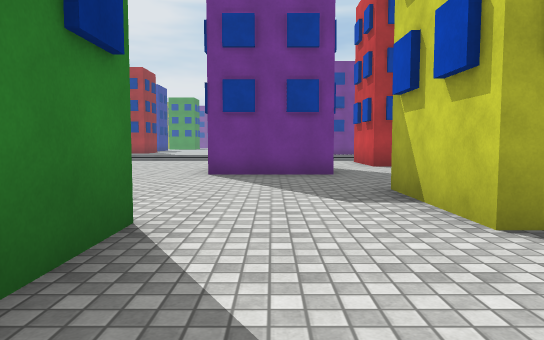
view 1 (above)

24 first-person views from a walk through a scene from a Unity 3-D project. The camera is 1.2 m above the floor, tilts 4° down and sees 70° across. The floor is counted in squares, 1.89 m on a side. Each view is taken from the middle of a square. On the plan, view 1 faces up. The plan holds only what a view shows up to about 11 squares ahead; the rest is blank. The place goes on beyond the plan. The player character is not drawn. Surface patterns are stand-ins for the level's own textures.

view 2
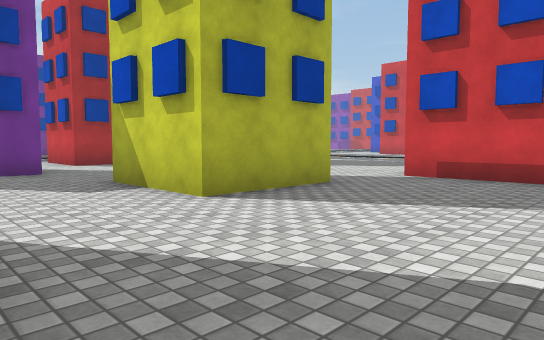

view 3
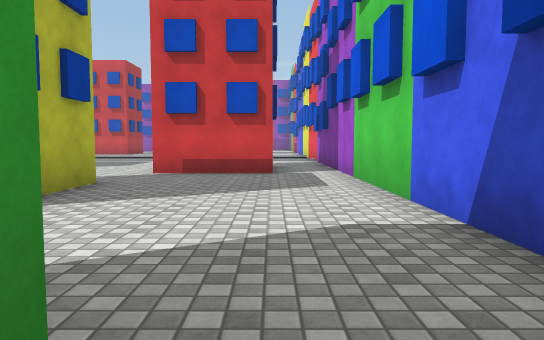

view 4
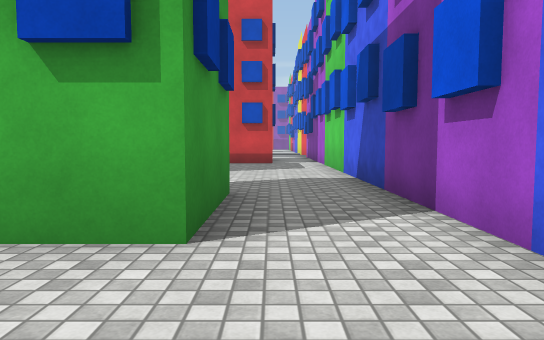

view 5
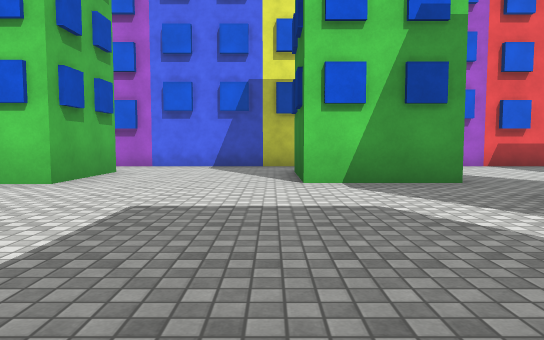

view 6
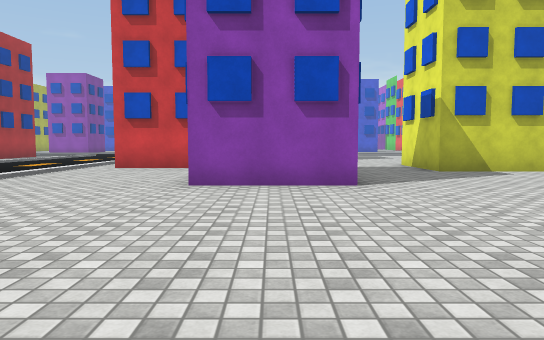

view 7
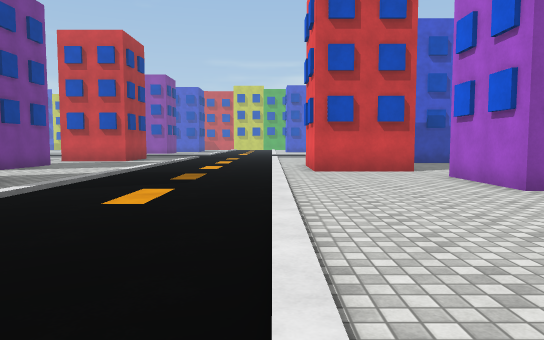

view 8
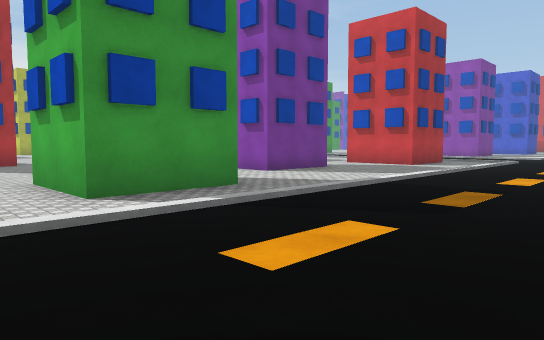

view 9
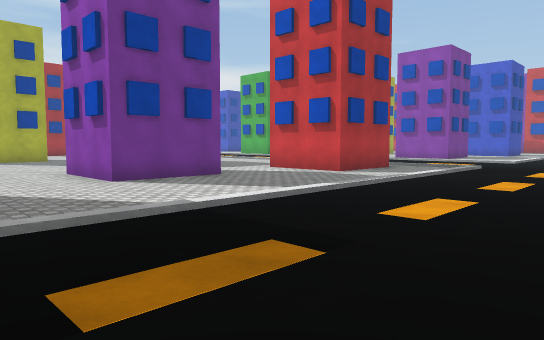

view 10
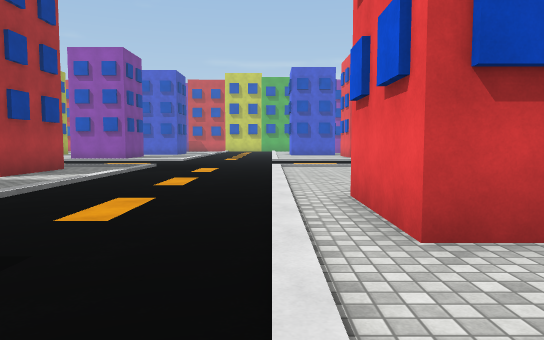

view 11
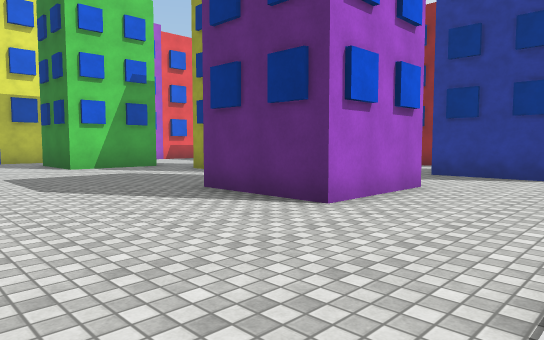

view 12
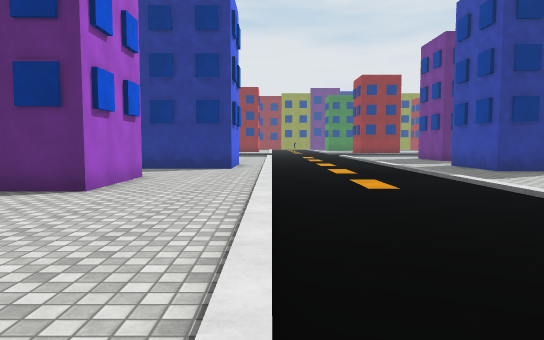

view 13
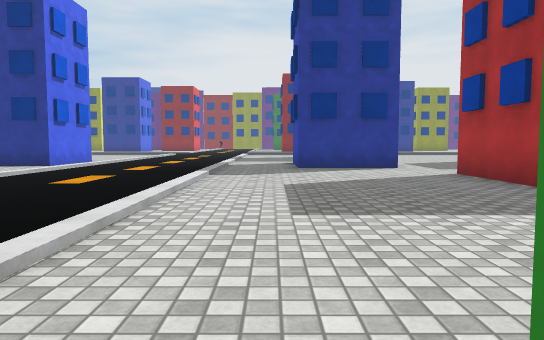

view 14
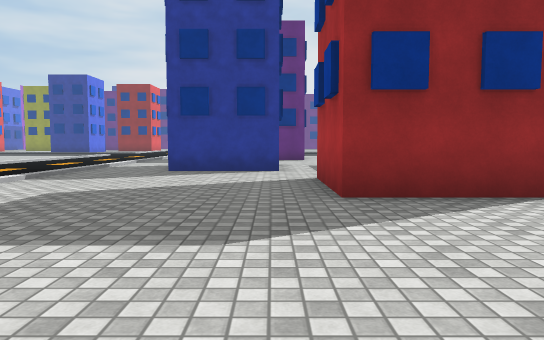

view 15
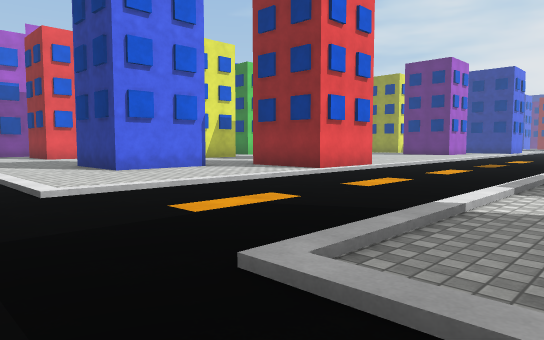

view 16
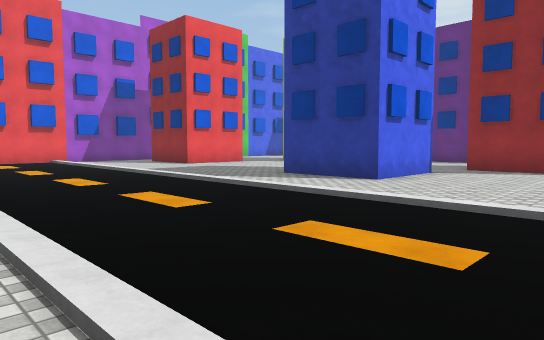

view 17
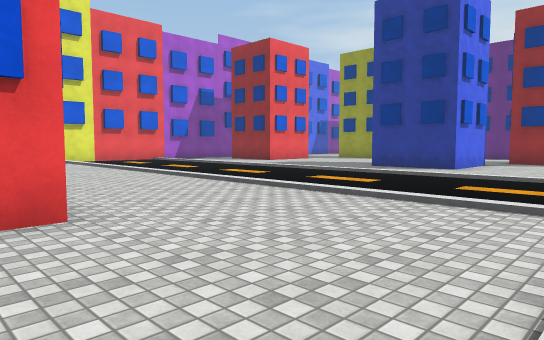

view 18
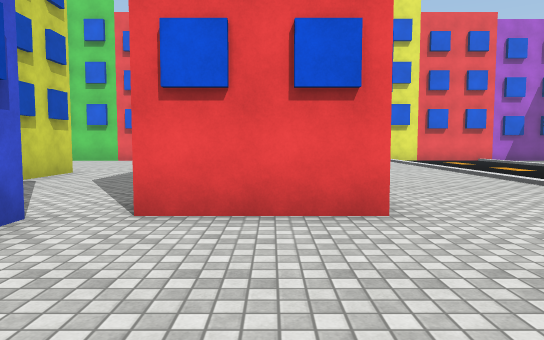

view 19
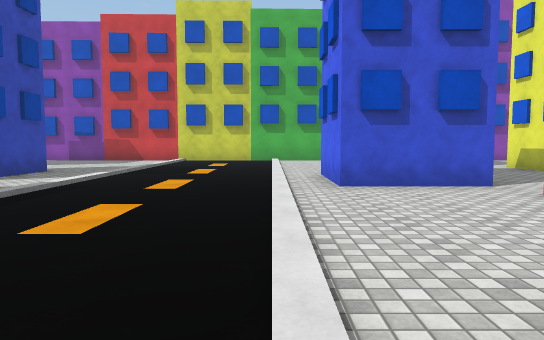

view 20
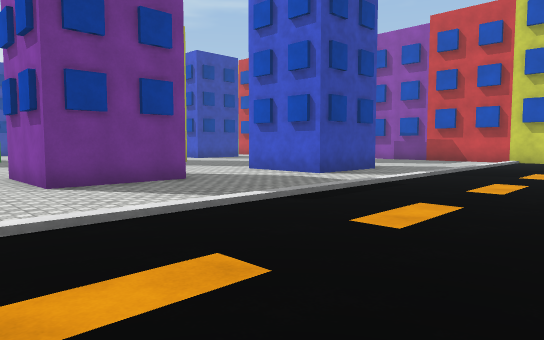

view 21
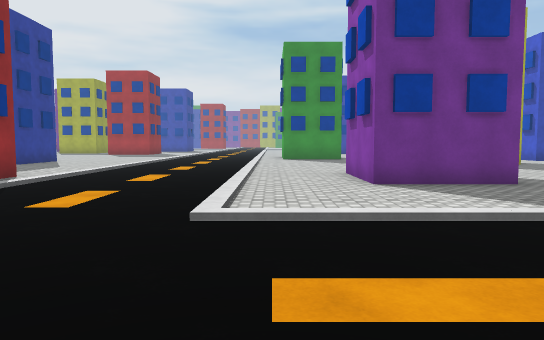

view 22
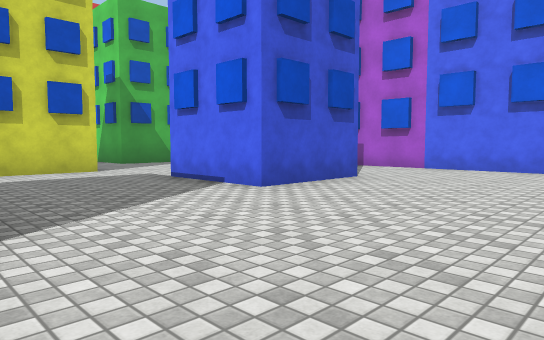

view 23
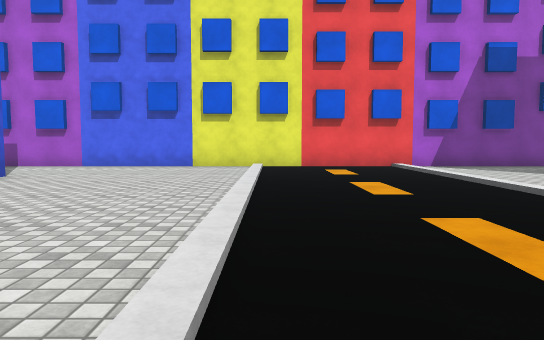

view 24
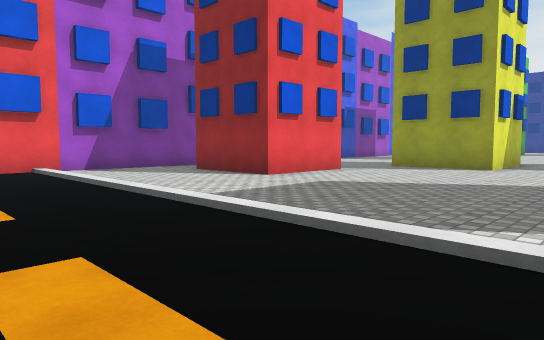

### Floor plan
Key: @ floor where view 1 was taken; # wall or solid block; . floor; / step, stairs or slope; B building.
Columns run from 14 left of view 1 to 29 right of it. Each row starts with its distance up from view 1.
 25       #.        ..     ..........
 24  ..   #...      ..     ..........   ..
 23  ...###....     .#      ........#   ..
 22   #..........  ..#  ..#  .......## ...
 21  ##.........#  ..##B..##  ......B#B...
 20 B#B.........#  .......B## ...........B##B.
 19 ..............B...........................
 18 ..........................................
 17 ............................................
 16 ............................................
 15 ...........................    ...........
 14  /////////////////////////... ////////////
 13  B...............B##.................BB...
 12  #...............###.................
 11  #..##B..........###.................
 10  ..  ##......B##.....###.........##B..
  9       B......###...    #.........   ....
  8       .......B##..   B #.........  B.....
  7      .............  ................... ##
  6     ...................................#
  5     B...........B##....................# B
  4    .............###...............###.....
  3    .#BB....###..###...............#   ....
  2   ..B #....###......B##...........B
  1  ...B #....##B......## .............
  0  ...   .......@.....#  .............
 -1 ...    ..............................
 -2 ###   ###############################

Where each view was taken, in squares from view 1:
view 1: 0 up, 0 right, facing up
view 2: 1 down, 1 left, facing up-right
view 3: 0 up, 2 left, facing right
view 4: 0 up, 6 left, facing right
view 5: 9 up, 7 left, facing down
view 6: 9 up, 7 left, facing right
view 7: 14 up, 7 left, facing right
view 8: 14 up, 4 left, facing up-right
view 9: 14 up, 0 right, facing up-right
view 10: 14 up, 0 right, facing right
view 11: 14 up, 4 left, facing down-left
view 12: 14 up, 2 left, facing left
view 13: 19 up, 2 left, facing left
view 14: 22 up, 3 left, facing left
view 15: 19 up, 13 right, facing down-left
view 16: 14 up, 16 right, facing down-left
view 17: 14 up, 20 right, facing down-left
view 18: 14 up, 20 right, facing down
view 19: 14 up, 16 right, facing right
view 20: 14 up, 16 right, facing up-right
view 21: 14 up, 16 right, facing up
view 22: 8 up, 16 right, facing down-right
view 23: 9 up, 15 right, facing down
view 24: 8 up, 14 right, facing down-left
